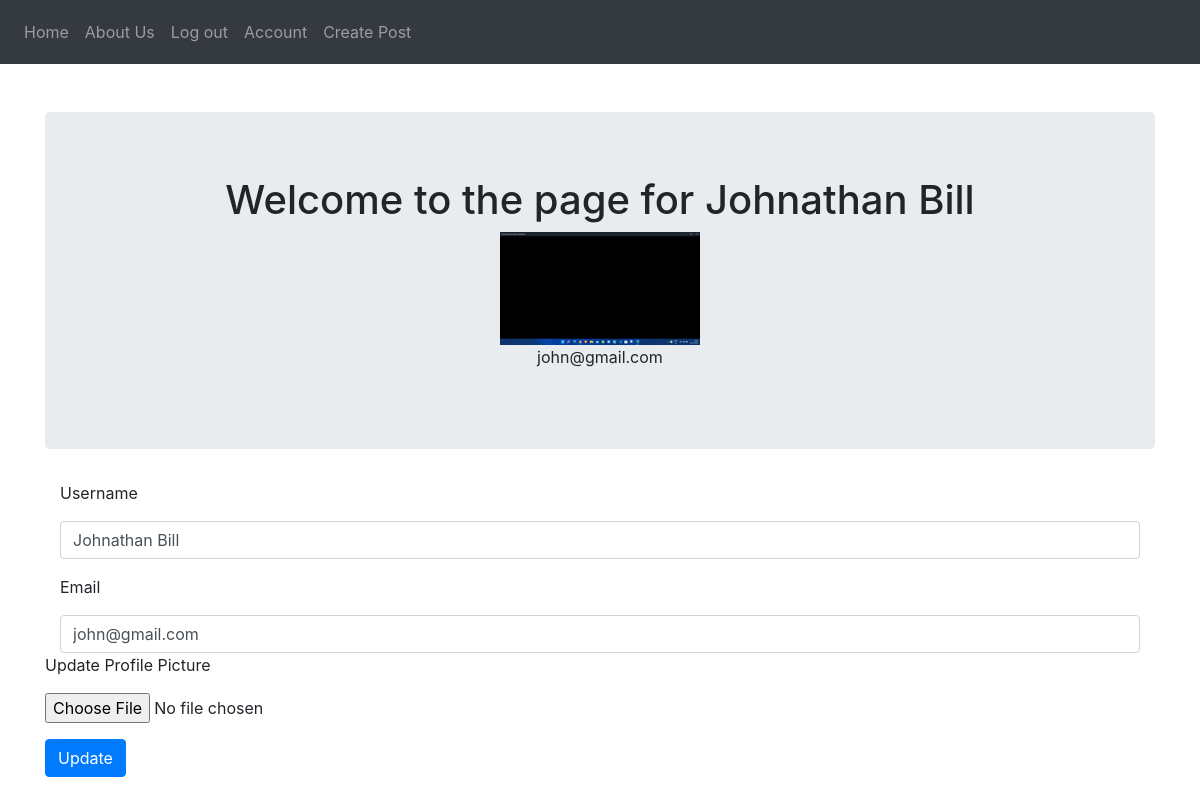
The page /account (signed in) on the database its author committed.
### puppycompanyblog/models.py (models this page shows, shortened)
class User(db.Model, UserMixin):
    __tablename__ = 'users'
    id = db.Column(db.Integer, primary_key = True)
    profile_image = db.Column(db.String(20), nullable=False, default='default_profile.png')
    email = db.Column(db.String(64), unique=True, index=True)
    username = db.Column(db.String(64), unique=True, index=True)
    password_hash = db.Column(db.String(128))
    posts = db.relationship('BlogPost', backref='author', lazy=True)

### puppycompanyblog/users/views.py (the view)
@users.route("/account", methods=['GET', 'POST'])
@login_required
def account():
    form = UpdateUserForm()
    if form.validate_on_submit():
        print(form)
        if form.picture.data:
            username = current_user.username
            pic = add_profile_pic(form.picture.data,username)
            current_user.profile_image = pic
        current_user.username = form.username.data
        current_user.email = form.email.data
        db.session.commit()
        flash('User Account Updated')
        return redirect(url_for('users.account'))
    elif request.method == 'GET':
        form.username.data = current_user.username
        form.email.data = current_user.email
    profile_image = url_for('static', filename='profile_pics/' + current_user.profile_image)
    return render_template('account.html', profile_image=profile_image, form=form)

### puppycompanyblog/users/forms.py (shortened to what this page needs)
class UpdateUserForm(FlaskForm):
    email = StringField('Email', validators=[DataRequired(),Email()])
    username = StringField('Username', validators=[DataRequired()])
    picture = FileField('Update Profile Picture', validators=[FileAllowed(['jpg', 'png'])])
    submit = SubmitField('Update')

### puppycompanyblog/models.py (called while the page is built)
@login_manager.user_loader
def load_user(user_id):
    return User.query.get(user_id)

### puppycompanyblog/templates/account.html (shortened to what this page needs)
{% extends "base.html" %}
{% block content %}
<br><br>
<div class="jumbotron">
  <div align='center'>
    <h1>Welcome to the page for {{current_user.username}}</h1>
    <img align='center' src="{{ url_for('static', filename='profile_pics/' + current_user.profile_image) }}">
    <p>{{ current_user.email }}</p>
  </div>
</div>
<div class="container">
  <form method="POST" action="" enctype="multipart/form-data">
    <div class="form-group">
      {{ form.username.label(class="form-group") }}
      {{form.username(class='form-control') }}
    </div <div class="form-group">
    {{ form.email.label(class="form-group") }}
    {{form.email(class='form-control') }}
</div>
<div class="form-group">
  {{ form.picture.label(class="form-group") }}
  {{ form.picture(class="form-control-file") }}
</div>
<div class="form-group">
  {{ form.submit(class="btn btn-primary") }}
</div>
</div>
{% endblock content %}

### rows shown on the page
User: username "Johnathan Bill", profile_image (picture), email "john@gmail.com"
